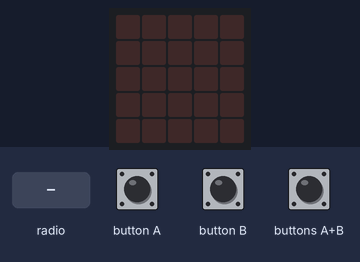
The program below on a simulated BBC micro:bit (MakeCode). On the bench: the board's 5×5 LED display. Inputs (shaded band) come from the test bench.

Above: at 1.2 s.
1.3 s: radio message "1" arrives
At 2.3 s:
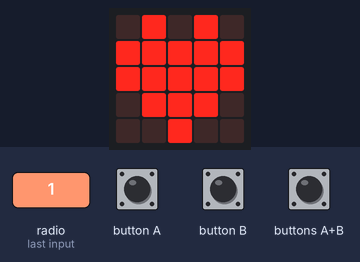
2.8 s: radio message "2" arrives
At 3.5 s:
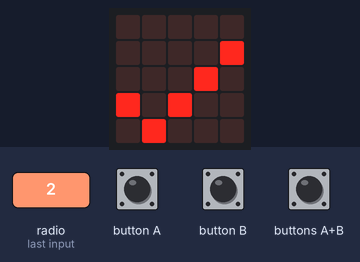
4.3 s: radio message "3" arrives
At 4.6 s:
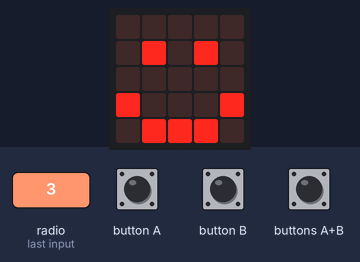
Timing chart, 0 to 7.3 s (numbered marks = the images above; inputs shaded):
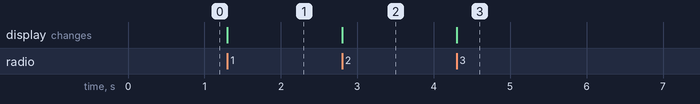

The program:

main.ts
```typescript
radio.onReceivedNumber(function (receivedNumber) {
    if (receivedNumber == 1) {
        basic.showIcon(IconNames.Heart)
    }
    if (receivedNumber == 2) {
        basic.showIcon(IconNames.Yes)
    }
    if (receivedNumber == 3) {
        basic.showIcon(IconNames.Happy)
    }
})
input.onButtonPressed(Button.A, function () {
    radio.sendNumber(4)
})
input.onButtonPressed(Button.AB, function () {
    radio.sendNumber(6)
})
input.onButtonPressed(Button.B, function () {
    radio.sendNumber(5)
})
radio.setGroup(2)
```

test.ts
```typescript
// 테스트는 여기로 이동합니다; 이 패키지가 확장으로 사용될 때 컴파일되지 않을 것 입니다.
```

Measured:
- after the input at 1.3 s, the display: changes at once (image 1)
- after the input at 2.8 s, the display: changes at once (image 2)
- after the input at 4.3 s, the display: changes at once (image 3)
